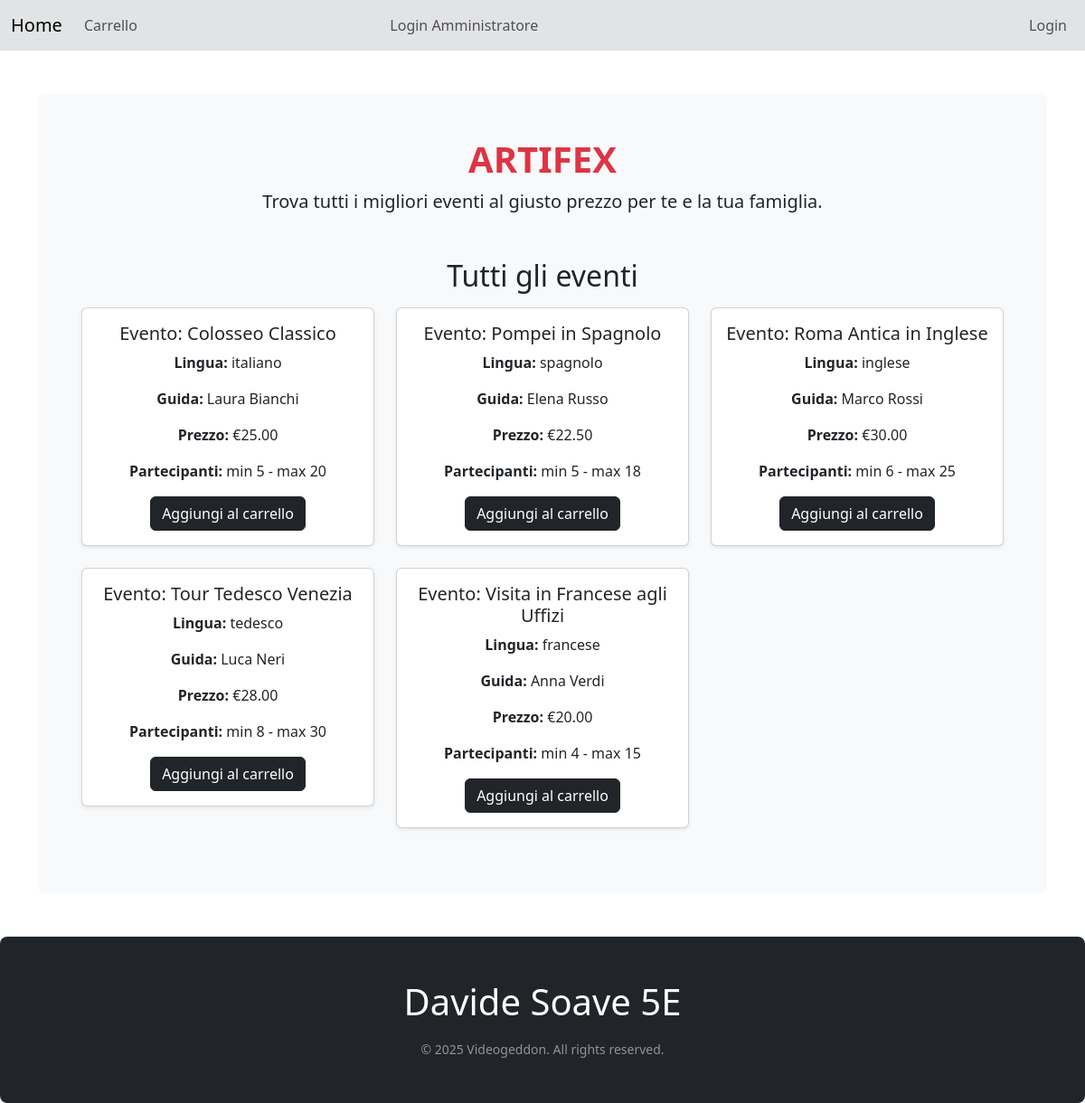
Page /eventi_lista/event_lista.php on the committed database.
### tables this page shows
create table eventi(
                               nome varchar(100) primary key,
                               n_minimo int,
                               n_massimo int,
                               prezzo double,
                               nome_lingua varchar(100),
                               nome_guida varchar(100),
                               cognome_guida varchar(100),
                               foreign key(nome_guida, cognome_guida) references guide(nome, cognome),
                               foreign key(nome_lingua) references lingue(nome)
);

### eventi_lista/event_lista.php (the view, shortened to what this page needs)
<?php
require_once '../header/header.php';
$config = require '../DBconfig.php';
$db = artifex\Db_connection::getDB($config);
$query = "SELECT * FROM eventi";
$stm = $db->prepare($query);
$stm->execute();
$eventi = $stm->fetchAll(PDO::FETCH_ASSOC);
?>
<div class="bg-body-tertiary text-center p-5 rounded-3">
    <h1 class="text-danger"><strong>ARTIFEX</strong></h1>
    <p class="lead">Trova tutti i migliori eventi al giusto prezzo per te e la tua famiglia.</p>
    <h2 class="mt-5">Tutti gli eventi</h2>
    <div class="row mt-3">
        <?php foreach ($eventi as $evento) : ?>
            <div class="col-md-4 mb-4">
                <div class="card shadow-sm products">
                    <div class="card-body">
                        <h5 class="card-title">Evento: <?= htmlspecialchars($evento['nome']) ?></h5>
                        <p><strong>Lingua:</strong> <?= htmlspecialchars($evento['nome_lingua']) ?></p>
                        <p><strong>Guida:</strong> <?= htmlspecialchars($evento['nome_guida']) . ' ' . htmlspecialchars($evento['cognome_guida']) ?></p>
                        <p><strong>Prezzo:</strong> €<?= number_format($evento['prezzo'], 2) ?></p>
                        <p><strong>Partecipanti:</strong> min <?= $evento['n_minimo'] ?> - max <?= $evento['n_massimo'] ?></p>
                        <form action="" method="POST">
                            <button type="submit" class="btn btn-dark">Aggiungi al carrello</button>
                        </form>
                    </div>
                </div>
            </div>
        <?php endforeach; ?>
    </div>
</div>
<?php require '../footer/footer.php'; ?>

### style.css (style rules this page uses)
body { margin: 0; font-family: 'Arial', sans-serif; line-height: 1.6; }

### rows in the picture
eventi: nome "Colosseo Classico", nome_lingua "italiano", nome_guida "Laura", cognome_guida "Bianchi", prezzo "25.00", n_minimo "5", n_massimo "20"
eventi: nome "Pompei in Spagnolo", nome_lingua "spagnolo", nome_guida "Elena", cognome_guida "Russo", prezzo "22.50", n_minimo "5", n_massimo "18"
eventi: nome "Roma Antica in Inglese", nome_lingua "inglese", nome_guida "Marco", cognome_guida "Rossi", prezzo "30.00", n_minimo "6", n_massimo "25"
eventi: nome "Tour Tedesco Venezia", nome_lingua "tedesco", nome_guida "Luca", cognome_guida "Neri", prezzo "28.00", n_minimo "8", n_massimo "30"
eventi: nome "Visita in Francese agli Uffizi", nome_lingua "francese", nome_guida "Anna", cognome_guida "Verdi", prezzo "20.00", n_minimo "4", n_massimo "15"
